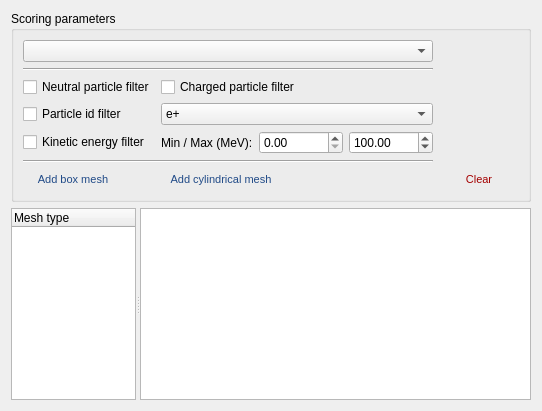
        <widget class="QWidget" name="tab_6">
         <attribute name="title">
          <string>Scoring Mesh</string>
         </attribute>
         <layout class="QVBoxLayout" name="verticalLayout_2">
          <item>
           <widget class="QGroupBox" name="groupBox">
            <property name="sizePolicy">
             <sizepolicy hsizetype="Preferred" vsizetype="Maximum">
              <horstretch>0</horstretch>
              <verstretch>0</verstretch>
             </sizepolicy>
            </property>
            <property name="title">
             <string>Scoring parameters</string>
            </property>
            <layout class="QGridLayout" name="gridLayout">
             <item row="5" column="0">
              <widget class="QCheckBox" name="ke_filter">
               <property name="text">
                <string>Kinetic energy filter</string>
               </property>
              </widget>
             </item>
             <item row="2" column="0">
              <widget class="QCheckBox" name="neutral_filter">
               <property name="text">
                <string>Neutral particle filter</string>
               </property>
              </widget>
             </item>
             <item row="1" column="0" colspan="2">
              <widget class="Line" name="line_3">
               <property name="orientation">
                <enum>Qt::Horizontal</enum>
               </property>
              </widget>
             </item>
             <item row="2" column="1">
              <widget class="QCheckBox" name="charge_filter">
               <property name="text">
                <string>Charged particle filter</string>
               </property>
              </widget>
             </item>
             <item row="4" column="1">
              <widget class="QComboBox" name="scoring_pid_filter">
               <item>
                <property name="text">
                 <string>e+</string>
                </property>
               </item>
               <item>
                <property name="text">
                 <string>e-</string>
                </property>
               </item>
               <item>
                <property name="text">
                 <string>nu_e</string>
                </property>
               </item>
               <item>
                <property name="text">
                 <string>anti_nu_e</string>
                </property>
               </item>
               <item>
                <property name="text">
                 <string>mu+</string>
                </property>
               </item>
               <item>
                <property name="text">
                 <string>mu-</string>
                </property>
               </item>
               <item>
                <property name="text">
                 <string>nu_mu</string>
                </property>
               </item>
               <item>
                <property name="text">
                 <string>anti_nu_mu</string>
                </property>
               </item>
               <item>
                <property name="text">
                 <string>tau+</string>
                </property>
               </item>
               <item>
                <property name="text">
                 <string>tau-</string>
                </property>
               </item>
               <item>
                <property name="text">
                 <string>nu_tau</string>
                </property>
               </item>
               <item>
                <property name="text">
                 <string>anti_nu_tau</string>
                </property>
               </item>
               <item>
                <property name="text">
                 <string>neutron</string>
                </property>
               </item>
               <item>
                <property name="text">
                 <string>anti_neutron</string>
                </property>
               </item>
               <item>
                <property name="text">
                 <string>proton</string>
                </property>
               </item>
               <item>
                <property name="text">
                 <string>anti_proton</string>
                </property>
               </item>
               <item>
                <property name="text">
                 <string>gamma</string>
                </property>
               </item>
               <item>
                <property name="text">
                 <string>pi+</string>
                </property>
               </item>
               <item>
                <property name="text">
                 <string>pi-</string>
                </property>
               </item>
               <item>
                <property name="text">
                 <string>pi0</string>
                </property>
               </item>
               <item>
                <property name="text">
                 <string>alpha</string>
                </property>
               </item>
              </widget>
             </item>
             <item row="4" column="0">
              <widget class="QCheckBox" name="particle_id_filter">
               <property name="text">
                <string>Particle id filter</string>
               </property>
              </widget>
             </item>
             <item row="0" column="2">
              <spacer name="horizontalSpacer_3">
               <property name="orientation">
                <enum>Qt::Horizontal</enum>
               </property>
               <property name="sizeHint" stdset="0">
                <size>
                 <width>35</width>
                 <height>20</height>
                </size>
               </property>
              </spacer>
             </item>
             <item row="8" column="0">
              <widget class="QPushButton" name="add_box_mesh">
               <property name="maximumSize">
                <size>
                 <width>100</width>
                 <height>16777215</height>
                </size>
               </property>
               <property name="font">
                <font>
                 <family>Ubuntu</family>
                 <pointsize>8</pointsize>
                 <weight>50</weight>
                 <italic>false</italic>
                 <bold>false</bold>
                </font>
               </property>
               <property name="styleSheet">
                <string notr="true">color: rgb(32, 74, 135);</string>
               </property>
               <property name="text">
                <string>Add box mesh</string>
               </property>
               <property name="flat">
                <bool>true</bool>
               </property>
              </widget>
             </item>
             <item row="7" column="0" colspan="2">
              <widget class="Line" name="line_4">
               <property name="orientation">
                <enum>Qt::Horizontal</enum>
               </property>
              </widget>
             </item>
             <item row="0" column="0" colspan="2">
              <widget class="QComboBox" name="scoringParameter"/>
             </item>
             <item row="8" column="1">
              <widget class="QPushButton" name="add_cylindrical_mesh">
               <property name="maximumSize">
                <size>
                 <width>120</width>
                 <height>16777215</height>
                </size>
               </property>
               <property name="font">
                <font>
                 <family>Ubuntu</family>
                 <pointsize>8</pointsize>
                 <weight>50</weight>
                 <italic>false</italic>
                 <bold>false</bold>
                </font>
               </property>
               <property name="styleSheet">
                <string notr="true">color: rgb(32, 74, 135);</string>
               </property>
               <property name="text">
                <string>Add cylindrical mesh</string>
               </property>
               <property name="flat">
                <bool>true</bool>
               </property>
              </widget>
             </item>
             <item row="8" column="2">
              <widget class="QPushButton" name="clear_all_mesh">
               <property name="maximumSize">
                <size>
                 <width>100</width>
                 <height>16777215</height>
                </size>
               </property>
               <property name="font">
                <font>
                 <family>Ubuntu</family>
                 <pointsize>8</pointsize>
                 <weight>50</weight>
                 <italic>false</italic>
                 <bold>false</bold>
                </font>
               </property>
               <property name="styleSheet">
                <string notr="true">color: rgb(164, 0, 0);</string>
               </property>
               <property name="text">
                <string>Clear</string>
               </property>
               <property name="flat">
                <bool>true</bool>
               </property>
              </widget>
             </item>
             <item row="5" column="1">
              <layout class="QHBoxLayout" name="horizontalLayout_8">
               <item>
                <widget class="QLabel" name="label">
                 <property name="text">
                  <string>Min / Max (MeV):</string>
                 </property>
                </widget>
               </item>
               <item>
                <widget class="QDoubleSpinBox" name="scoring_ke_min">
                 <property name="maximum">
                  <double>100000.000000000000000</double>
                 </property>
                </widget>
               </item>
               <item>
                <widget class="QDoubleSpinBox" name="scoring_ke_max">
                 <property name="maximum">
                  <double>100000.000000000000000</double>
                 </property>
                 <property name="value">
                  <double>100.000000000000000</double>
                 </property>
                </widget>
               </item>
              </layout>
             </item>
            </layout>
           </widget>
          </item>
          <item>
           <widget class="QSplitter" name="splitter_4">
            <property name="orientation">
             <enum>Qt::Horizontal</enum>
            </property>
            <widget class="QTreeWidget" name="meshes">
             <property name="sizePolicy">
              <sizepolicy hsizetype="Preferred" vsizetype="Preferred">
               <horstretch>0</horstretch>
               <verstretch>0</verstretch>
              </sizepolicy>
             </property>
             <property name="maximumSize">
              <size>
               <width>125</width>
               <height>16777215</height>
              </size>
             </property>
             <property name="contextMenuPolicy">
              <enum>Qt::CustomContextMenu</enum>
             </property>
             <column>
              <property name="text">
               <string>Mesh type</string>
              </property>
             </column>
            </widget>
            <widget class="QTableView" name="scoring_table_view">
             <property name="sizePolicy">
              <sizepolicy hsizetype="Preferred" vsizetype="Preferred">
               <horstretch>0</horstretch>
               <verstretch>0</verstretch>
              </sizepolicy>
             </property>
             <property name="alternatingRowColors">
              <bool>true</bool>
             </property>
             <attribute name="horizontalHeaderStretchLastSection">
              <bool>true</bool>
             </attribute>
             <attribute name="verticalHeaderDefaultSectionSize">
              <number>24</number>
             </attribute>
            </widget>
           </widget>
          </item>
         </layout>
        </widget>
